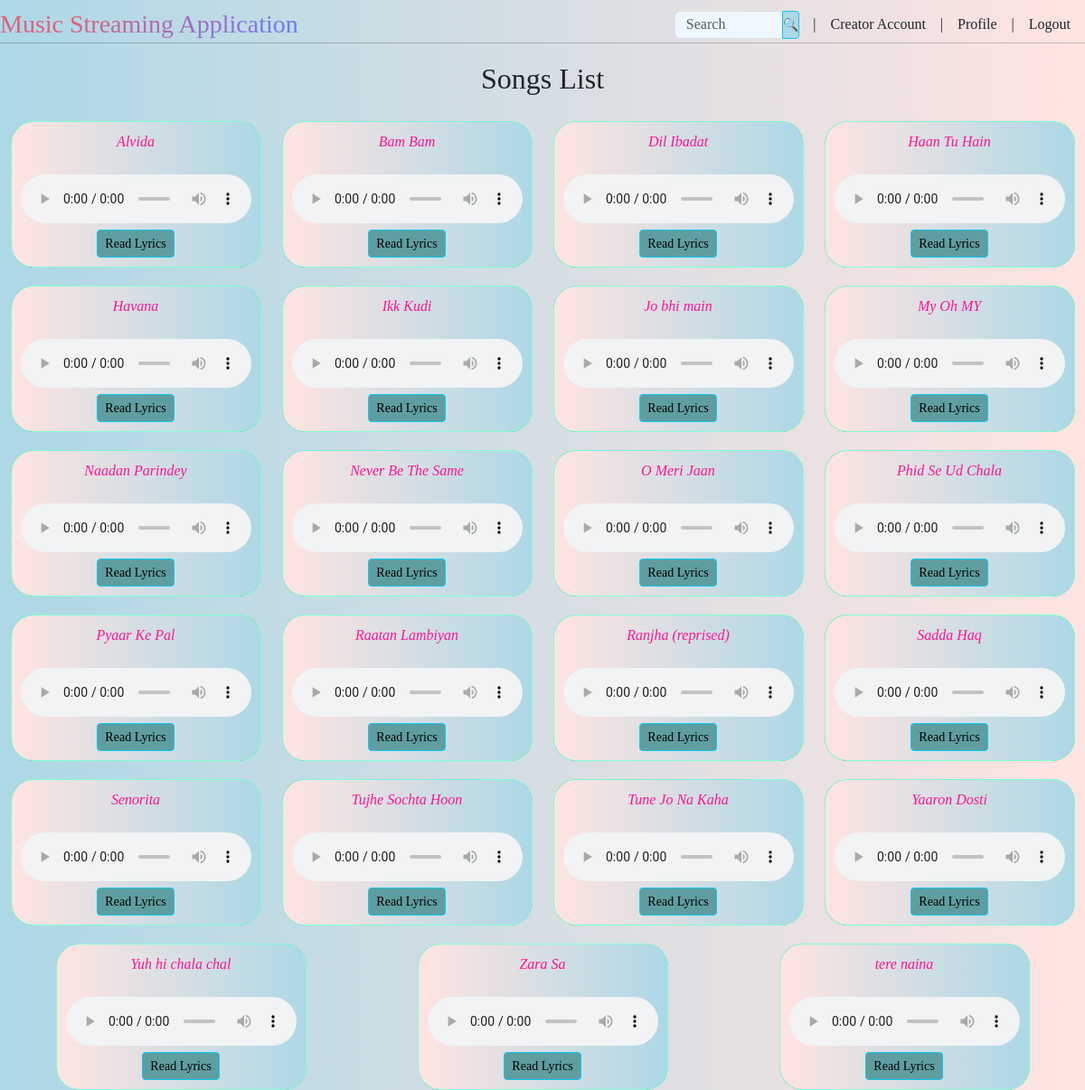
Page /user/songs (signed in) on the committed database.
### app.py (models this page shows)
class Songs(db.Model):
    __tablename__ = 'songs'
    id = db.Column(db.Integer, primary_key=True)
    title = db.Column(db.String, nullable=False)
    singer = db.Column(db.String, nullable=False)
    date = db.Column(db.String, nullable=False)
    lyrics = db.Column(db.String, nullable=False)
    genre = db.Column(db.String, nullable=False)
    filename = db.Column(db.String, nullable=False)
    user_id = db.Column(db.Integer, db.ForeignKey('users.id'))
    __table_args__ = (UniqueConstraint('title', 'singer', name='unique_singer_title'),)

### app.py (the view)
    @app.route('/user/songs', methods=['GET'])
    @login_required
    def user_songs():
        songs=Songs.query.order_by(Songs.title).all()
        return render_template('all_songs.html', songs=songs)

### app.py (called while the page is built)
@login_manager.user_loader
def load_user(user_id):
    return Users.query.get(int(user_id))

### templates/all_songs.html (shortened to what this page needs)
<!DOCTYPE html>
<html lang="en">
  <head>
    <link
      href="https://cdn.jsdelivr.net/npm/bootstrap@5.3.2/dist/css/bootstrap.min.css"
      rel="stylesheet"
/>
    <link rel="stylesheet" href="/static/styles/songs.css" />
  </head>
  <body>
    <div class="header">
      <h3>Music Streaming Application</h3>
      <ul class="nav">
        <li class="nav-item">
          <form class="input-group" method="POST", action="/user/search">
            <input type="search" name="search" class="form-control" style="width: 120px; margin:0px;"
            placeholder="Search"/>
            <input type="submit" class="btn btn-info btn-sm" value="🔍" style="height: 31px;
            padding: 0px; background-color: lightblue; margin-right:15px;"/>
          </form>
        </li>
        |
        <li class="nav-item">
          {% if current_user.is_authenticated and current_user.creator %}
            {% if current_user.songs %}
              <a class="nav-link" href="{{ url_for('creator_dash') }}">Creator Account</a>
            {% else %}
              <a class="nav-link" href="{{ url_for('new_creator') }}">Creator Account</a>
            {% endif %}
          {% else %}
            <a class="nav-link" href="{{ url_for('register_creator') }}">Creator Account</a>
          {% endif %}
        </li>
        |
        <li class="nav-item">
          <a class="nav-link" href="{{ url_for('user_dash') }}">Profile</a>
        </li>
        |
        <li class="nav-item">
          <a class="nav-link" href="{{ url_for('logout') }}">Logout</a>
        </li>
      </ul>
    </div>
    <hr />
    <h2>Songs List</h2>
    <div class="blox">
          {% for song in songs %}
            <div class="box-sm">
              <em>{{ song.title }}</em><br /><br />
              <audio controls>
                <source src="{{ url_for('static', filename='audio/' + song.filename) }}" type="audio/mpeg">
              </audio><br />
              <a href="{{ url_for('song_details', id=song.id) }}" class="btn btn-info btn-sm">Read Lyrics</a>
            </div>
          {% endfor %}
        </div>
  </body>
</html>

### static/styles/songs.css (style rules this page uses)
body { font-family: cursive; background-color: mintcream; background: linear-gradient(to right, lightblue, mistyrose); padding-top: 7px }
h3 { margin:0 auto; text-align:left; margin-left: 0px; }
.nav-link { color: inherit; text-decoration: none; }
.form-control { padding-top: 6px; margin-top: 6px; height: 31px; background-color: aliceblue; }
.box-sm { color: deeppink; background-image: linear-gradient(to right, mistyrose, lightblue); background-color: black; border: 1px solid aquamarine; padding: 10px; text-align: center; border-radius: 25px; margin-top: 20px; margin-left: 8px; margin-right: 8px; }
audio { width: 255px; }
.btn { background: cadetblue; }
hr { margin-top: auto; margin-bottom: 20px; }
.nav { display: flex; align-items: center; justify-content: flex-end; }
.header { display: flex; justify-content: center; align-items: center; }
.blox { display: flex; flex-wrap: wrap; justify-content: space-around; }
h2 { text-align: center; }
h3 { background: -webkit-linear-gradient(315deg,#dc627c 25%,#647eff); background-clip: text; -webkit-background-clip: text; -webkit-text-fill-color: transparent; }

### rows in the picture
Songs: title "Alvida"
Songs: title "Bam Bam"
Songs: title "Dil Ibadat"
Songs: title "Haan Tu Hain"
Songs: title "Havana"
Songs: title "Ikk Kudi"
Songs: title "Jo bhi main"
Songs: title "My Oh MY"
Songs: title "Naadan Parindey"
Songs: title "Never Be The Same"
Songs: title "O Meri Jaan"
Songs: title "Phid Se Ud Chala"
Songs: title "Pyaar Ke Pal"
Songs: title "Raatan Lambiyan"
Songs: title "Ranjha (reprised)"
Songs: title "Sadda Haq"
Songs: title "Senorita"
Songs: title "Tujhe Sochta Hoon"
Songs: title "Tune Jo Na Kaha"
Songs: title "Yaaron Dosti"
Songs: title "Yuh hi chala chal"
Songs: title "Zara Sa"
Songs: title "tere naina"
